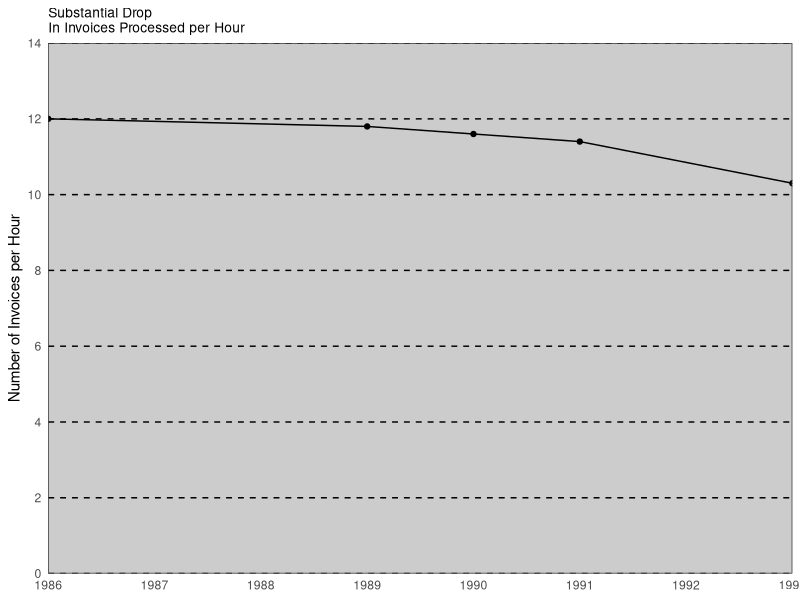

R code for this plot: (Note: this script raises an error after producing the figure.)
library(ggplot2)
library(gridExtra)

this_base <- "fig07-27_invoice-data-filling-the-scale-line-rectangle"

my_data <- data.frame(invoices = c(1986, 1989, 1990, 1991, 1993), 
                      year = c(12, 11.8, 11.6, 11.4, 10.3))

p <- ggplot(my_data, aes(x = invoices, y = year)) +
  geom_point() +
  geom_line() + 
  scale_x_continuous(breaks = seq(1986, 1993, 1), limits = c(1986, 1993), 
                     expand = c(0, 0)) +
  scale_y_continuous(breaks = seq(0, 14, 2), limits = c(0, 14), 
                     expand = c(0, 0)) +
  ylab("Number of Invoices per Hour") +
  ggtitle("Substantial Drop\nIn Invoices Processed per Hour") +
  theme_bw() +
  theme(panel.grid.major.y = element_line(linetype = "dashed", colour = "black"),
        panel.grid.major.x = element_blank(),
        panel.grid.minor = element_blank(),
        panel.background = element_rect(fill = "grey80"),
        plot.title = element_text(size = rel(0.9)),
        axis.ticks = element_blank(),
        axis.title.x = element_blank())

p <- 
  arrangeGrob(p, main = textGrob(
    "Fig 7.27 Invoice Data: Filling the\n Scale-Line Rectangle",
    gp = gpar(lineheight = 1, fontface = "bold")))

p

ggsave(paste0(this_base, ".png"), p, width = 6, height = 4)

## note: my_data is estimated

